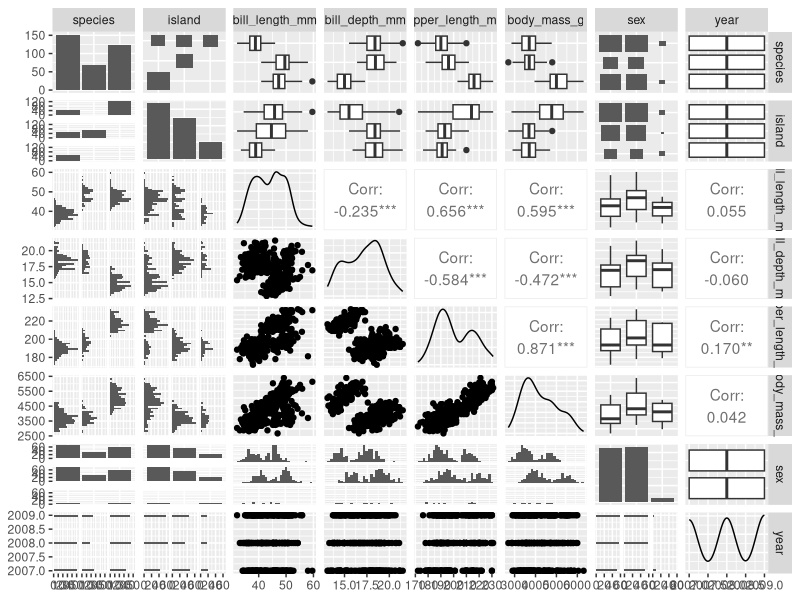
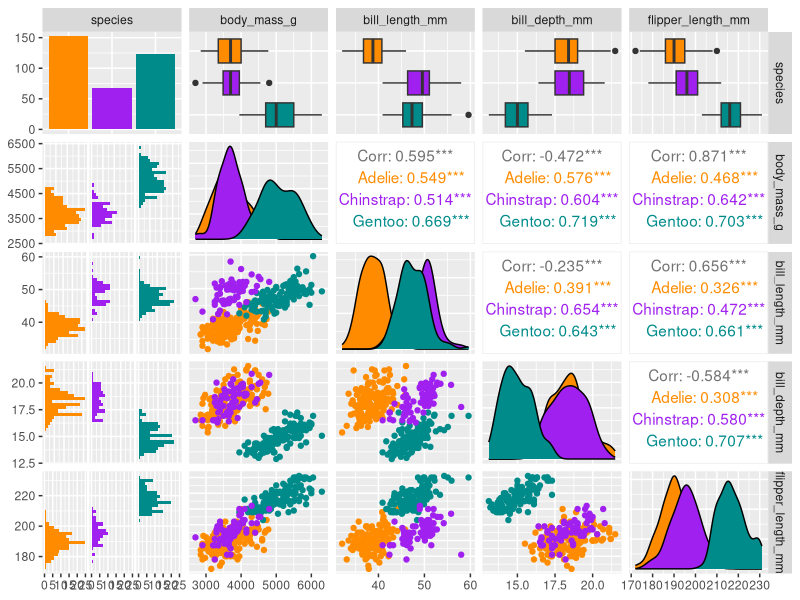
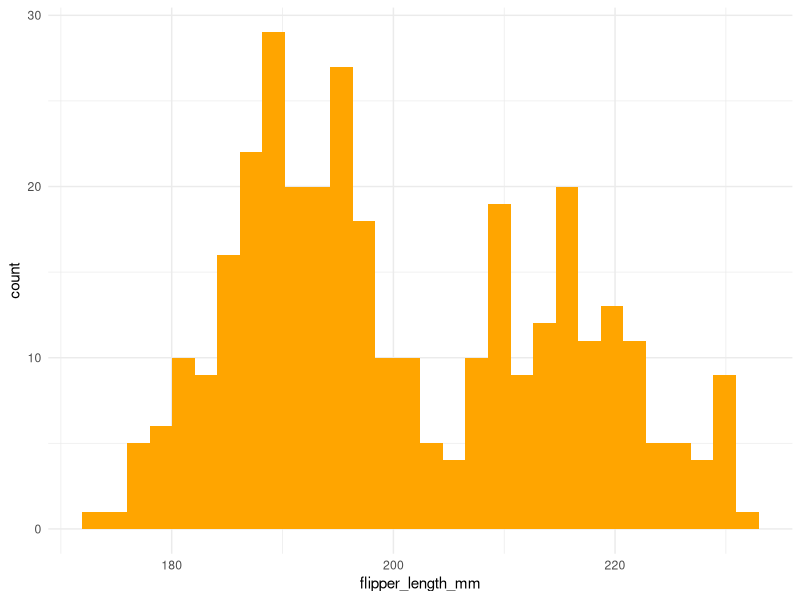
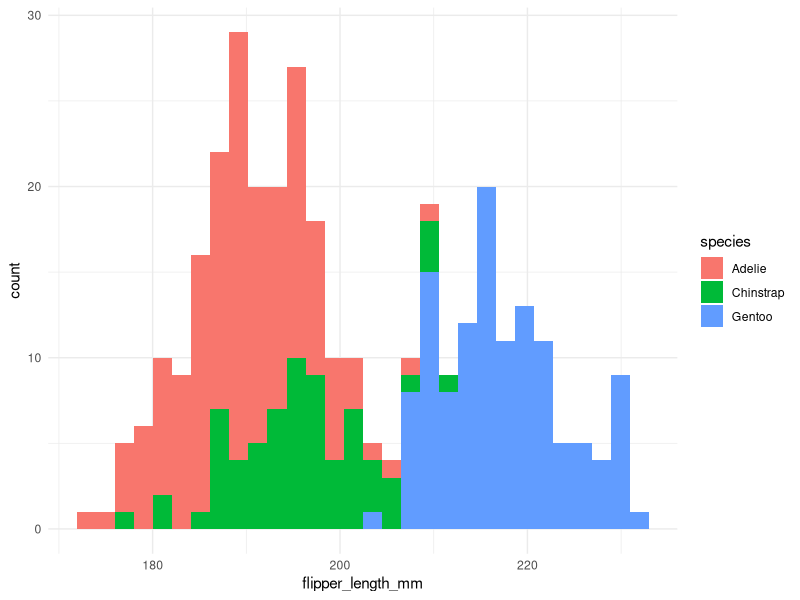
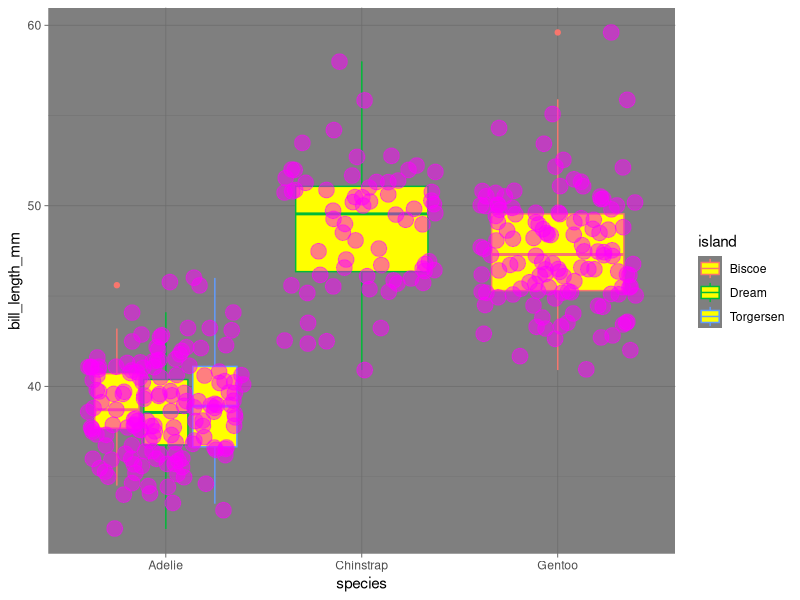

The R script that drew these images, in order:
## ---- chunk 1
library(GGally)
library(skimr)
library(palmerpenguins)
library(tidyverse)
## ---- chunk 2
names(penguins)

dim(penguins)

head(penguins)

tail(penguins)
# na in summary means how many missing values
summary(penguins)
## ---- chunk 3
#way to explicitly state which package you want to pull a function from
skimr::skim(penguins)

## ---- chunk 4
# created a grid showing different data comparisons between variables
ggpairs(penguins)
## ---- chunk 5
penguins %>%
  select(species, body_mass_g, ends_with("_mm")) %>% 
  GGally::ggpairs(aes(color = species)) +
  scale_colour_manual(values = c("darkorange","purple","cyan4")) +
  scale_fill_manual(values = c("darkorange","purple","cyan4"))
## ---- chunk 6
# Histogram - only needs 1 variable
ggplot(data = penguins, aes(x = flipper_length_mm)) + 
  geom_histogram(fill = "orange") +
  theme_minimal()

## ---- chunk 7
# Histogram - only needs 1 variable
ggplot(data = penguins, aes(x = flipper_length_mm)) + 
  geom_histogram(aes(fill = species)) +
  theme_minimal()
## ---- chunk 8
ggplot(data = penguins, aes( x = species, y = bill_length_mm)) + 
  geom_boxplot(fill = "yellow", aes(color = island)) +
#color is of points, size of points, alpha is dot opacity
  geom_jitter(color = "magenta", size = 5, alpha = 0.5, aes(size = bill_depth_mm, color = bill_depth_mm)) +
  theme_dark()
## ---- chunk 9

